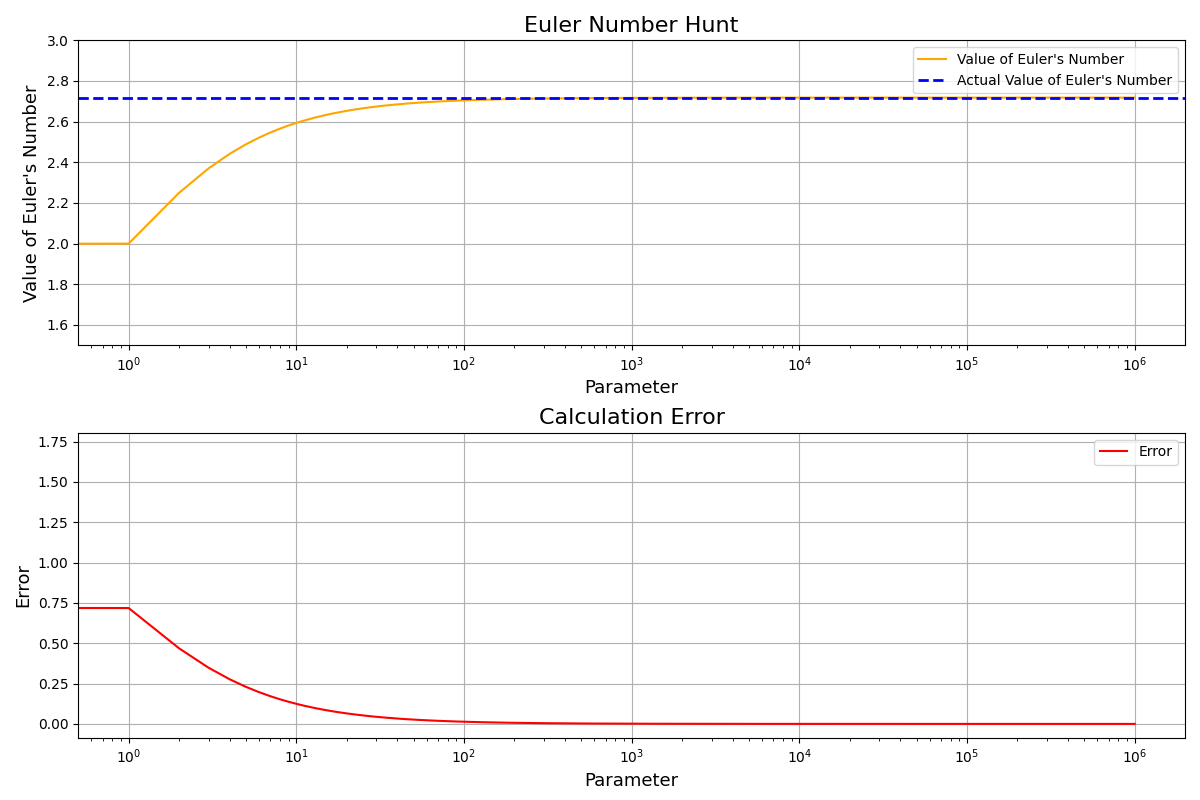

This figure's Python source:
import numpy as np
import matplotlib.pyplot as plt
import time

trials = 10**6

nums = np.arange(0,trials,1)

t1 = time.time()
result = (1+ (1/nums))**nums
t2 = time.time()
minutes, seconds = np.divmod((t2-t1),60)
print(f">>> Time Elapsed = {minutes} Minutes {seconds:.2f} Seconds")

fig, (ax1, ax2) = plt.subplots(2, 1, figsize=(12, 8))

# Subplot 1: Value of Euler's Number
ax1.plot(nums, result, color="orange", label="Value of Euler's Number")
ax1.axhline(np.e, color="blue", linestyle="--", linewidth=2, label="Actual Value of Euler's Number")
ax1.set_ylabel("Value of Euler's Number", fontdict={"fontsize": 13})
ax1.set_xlabel("Parameter", fontdict={"fontsize": 13})
ax1.set_xscale("log")
ax1.set_ylim(1.5, 3.0)
ax1.set_title("Euler Number Hunt", fontdict={"fontsize": 16})
ax1.legend()
ax1.grid()

# Subplot 2: Calculation Error

error = np.abs(result - np.e)
ax2.plot(nums, error, color="red", label="Error")
ax2.set_ylabel("Error", fontdict={"fontsize": 13})
ax2.set_xlabel("Parameter", fontdict={"fontsize": 13})
ax2.set_xscale("log")
ax2.set_title("Calculation Error", fontdict={"fontsize": 16})
ax2.legend()
ax2.grid()

plt.tight_layout()
plt.show()
